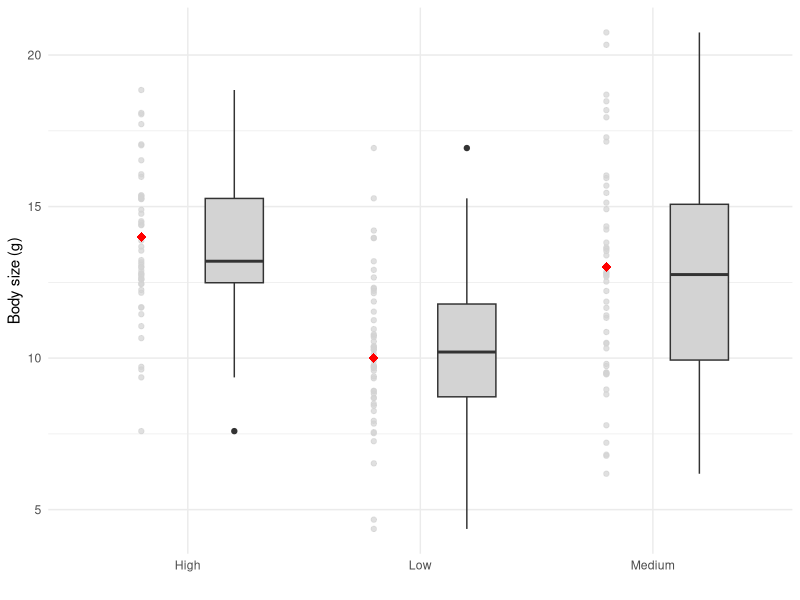

The R script that drew this image:
set.seed(100)
# simulate data
# create 3 groups, each has 50 variables, with 3 different levels: low, medium, high
# Because anova is comparison of variables from different groups, the linear regression is no longer modeling numeric variable, it is modeling group variable, which is different
groups = as.factor(rep(c("Low", "Medium", "High"), each=50))
# create 3 normal distribution, with different mean, but same variance
x <-  c(rnorm(50, 10, 3), rnorm(50, 13, 3), rnorm(50, 14, 3))
# plot figure to summary the distribution of target data
library(ggplot2)
df <- data.frame(groups, x)
# draw the distribution to view the data
ggplot(df, aes(x = groups, y = x)) +
  geom_boxplot(width = 0.25, position = position_nudge(x = 0.2), fill="lightgray") +
  geom_jitter(position = position_nudge(x = -0.2), color="lightgrey", alpha=0.7) +
  annotate("point" ,x = 0.8, y = 14, color = "red", size = 3, shape = 18) +
  annotate("point", x = 1.8, y = 10, color = "red", size = 3, shape = 18) +
  annotate("point", x = 2.8, y = 13, color = "red", size = 3, shape = 18) +
  labs(x = "", y = "Body size (g)") +
  theme_minimal()

# fit linear model
m <-  lm(x~groups)
anova_m <- anova(m)

total_sum_sq <- sum(anova_m$`Sum Sq`)
Var_T <- total_sum_sq / (150 - 1)
summary(m)

# suppress the intercept of the model
newm = lm(x~groups-1)
summary(newm)